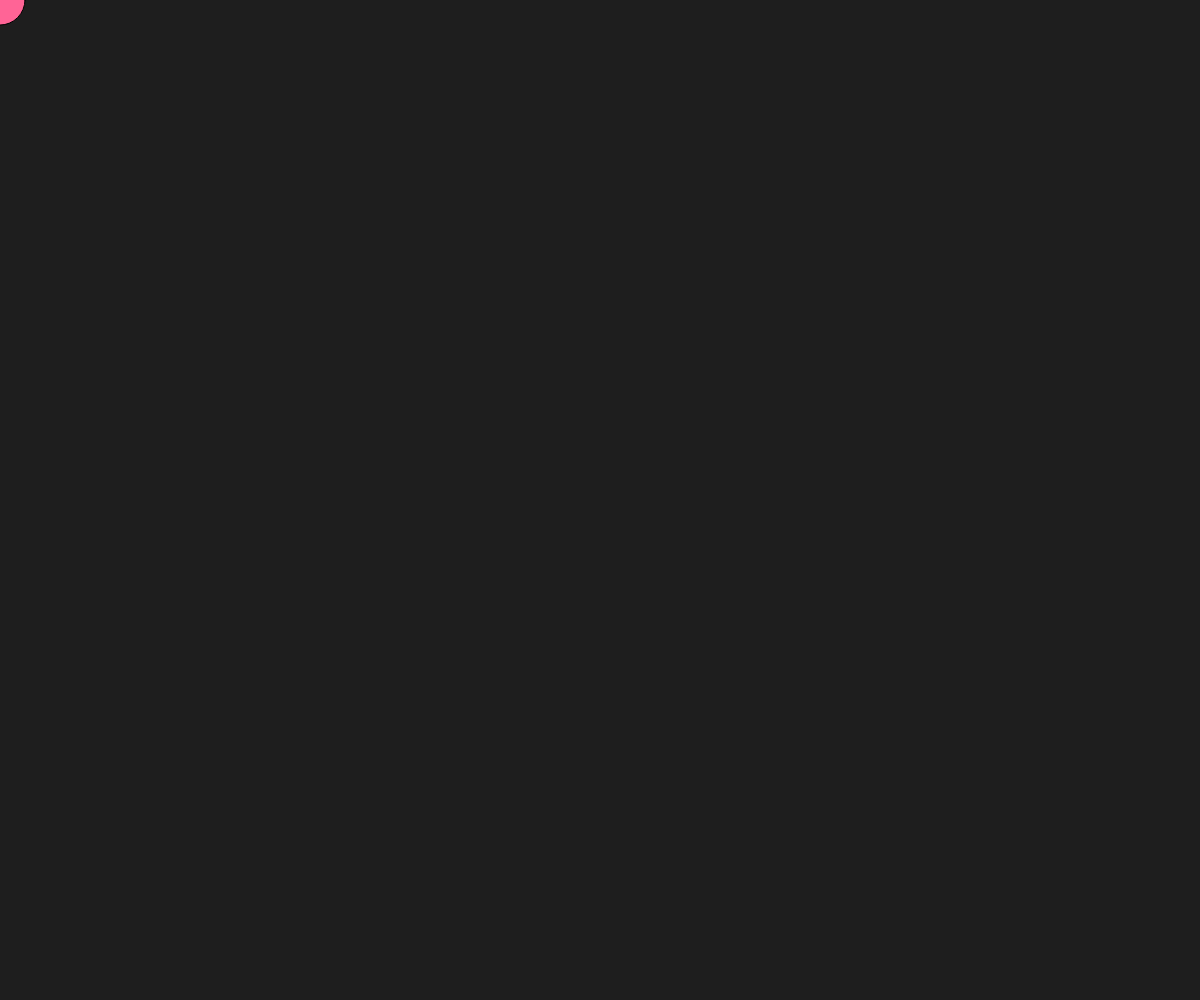
Frame 1 (no input)
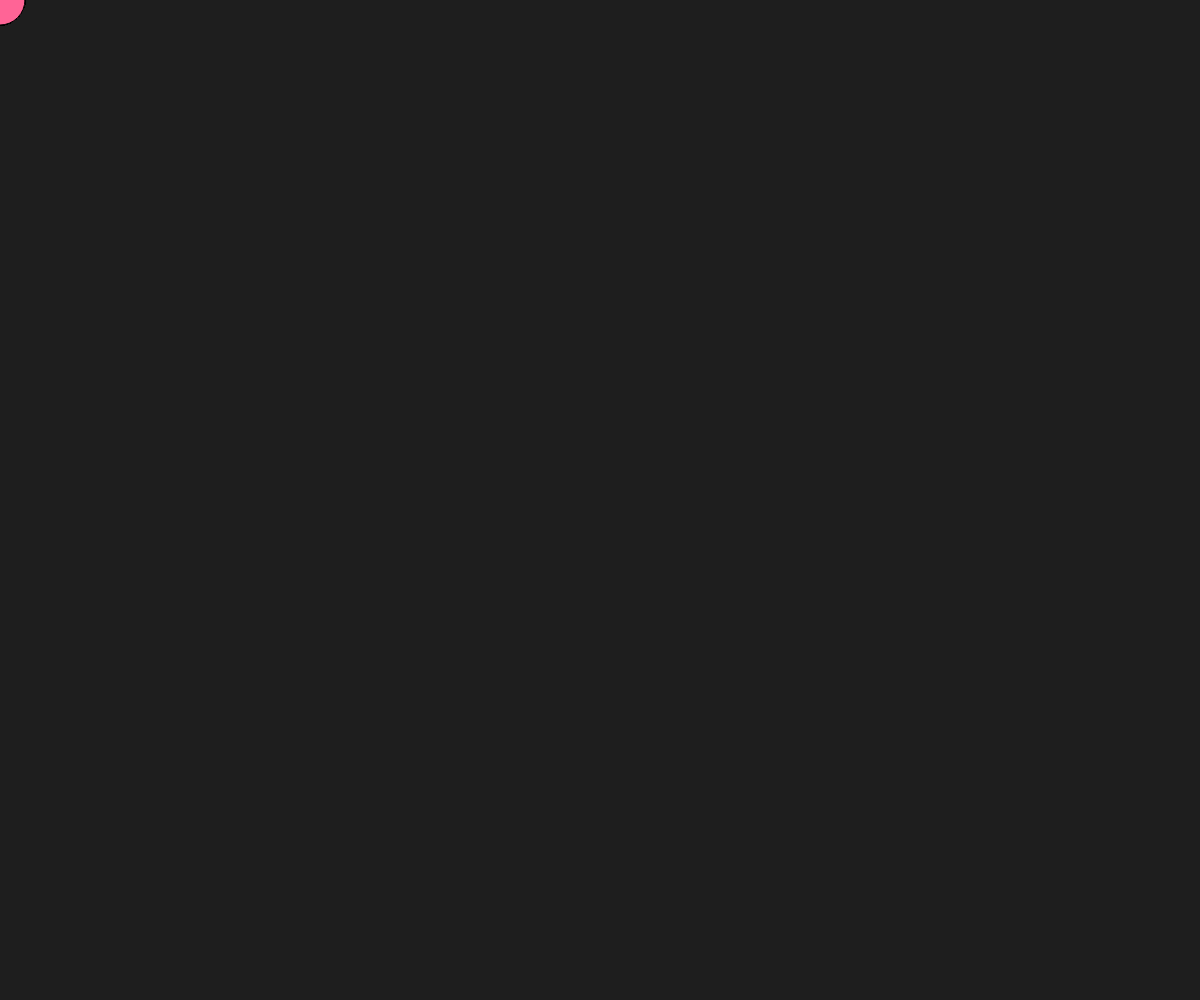
Frame 60 (no input)
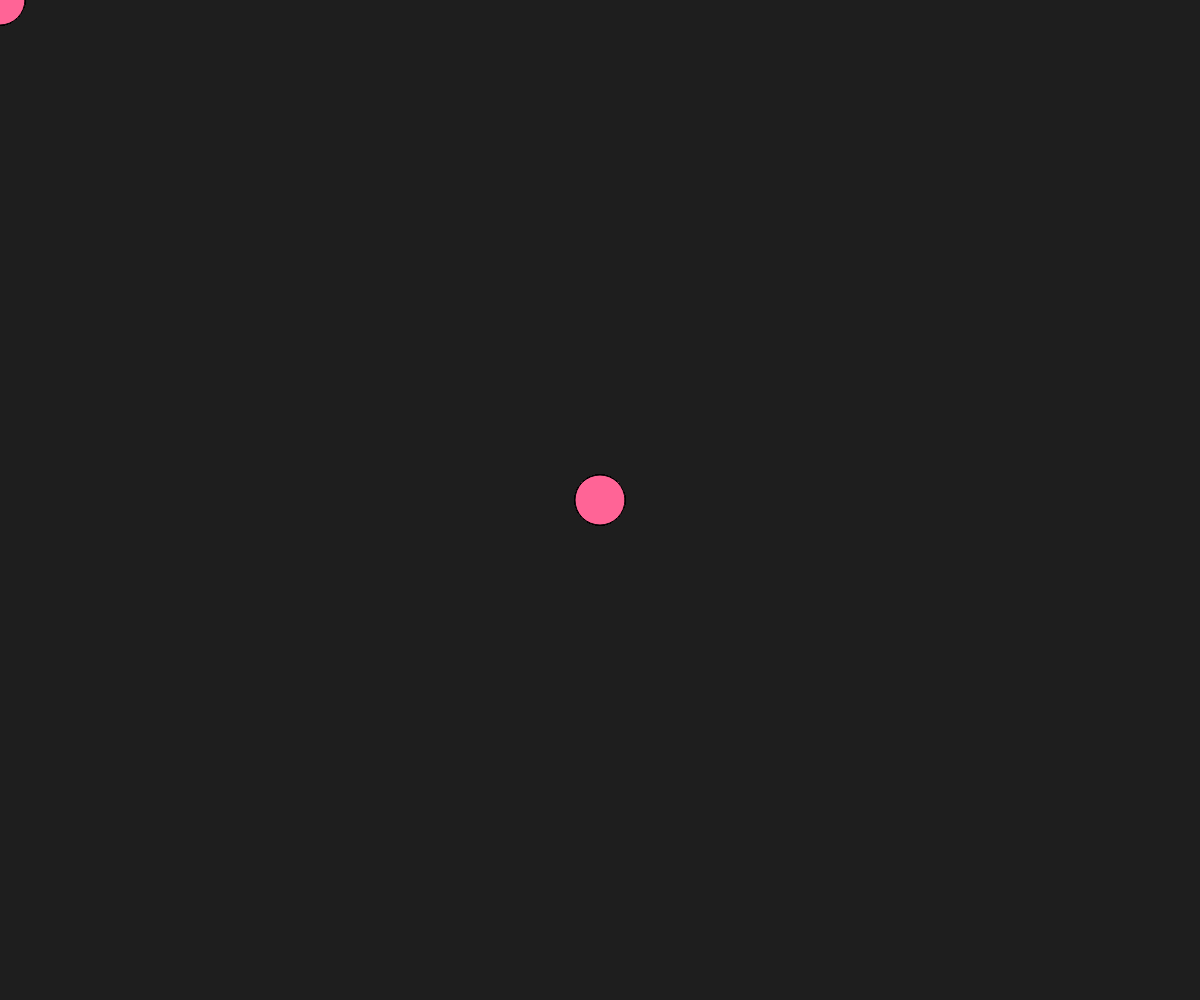
Frame 120 (the mouse pressed at the canvas centre since frame 60)

The p5.js sketch that drew these frames (run headless with seeded random() and noise() and a simulated clock; from frame 60 on, the mouse is pressed at the canvas centre):

// p5.js sketch
// ── sketch.js
/// <reference path="../p5.d.ts" />

function setup() {
  createCanvas(windowWidth, windowHeight);
  background(30);
}

function draw() {
  fill(255, 100, 150);
  ellipse(mouseX, mouseY, 50, 50);
}
